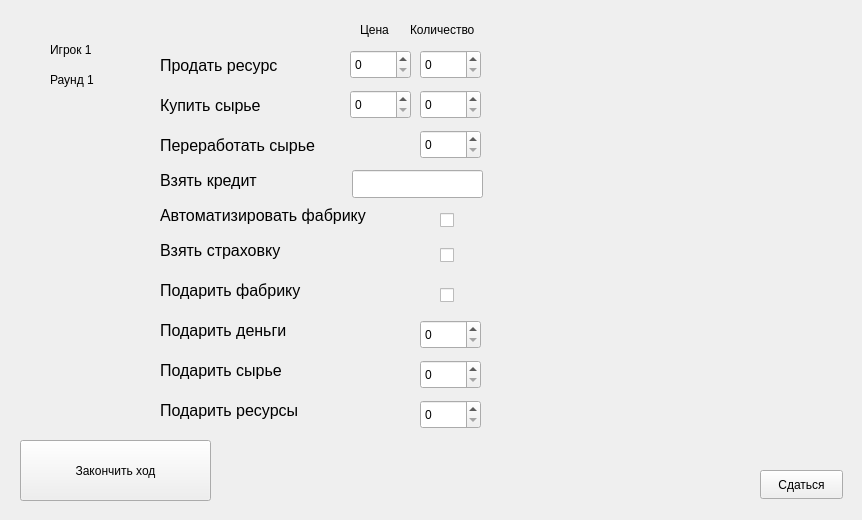
<?xml version="1.0" encoding="UTF-8"?>
<ui version="4.0">
 <class>GameWindow</class>
 <widget class="QWidget" name="GameWindow">
  <property name="geometry">
   <rect>
    <x>0</x>
    <y>0</y>
    <width>862</width>
    <height>520</height>
   </rect>
  </property>
  <property name="windowTitle">
   <string>Form</string>
  </property>
  <widget class="QPushButton" name="nextTurnButton">
   <property name="geometry">
    <rect>
     <x>20</x>
     <y>440</y>
     <width>191</width>
     <height>61</height>
    </rect>
   </property>
   <property name="text">
    <string>Закончить ход</string>
   </property>
  </widget>
  <widget class="QPushButton" name="giveUpButton">
   <property name="geometry">
    <rect>
     <x>760</x>
     <y>470</y>
     <width>83</width>
     <height>29</height>
    </rect>
   </property>
   <property name="text">
    <string>Сдаться</string>
   </property>
  </widget>
  <widget class="QLabel" name="gamerNumber">
   <property name="geometry">
    <rect>
     <x>50</x>
     <y>40</y>
     <width>63</width>
     <height>20</height>
    </rect>
   </property>
   <property name="text">
    <string>Игрок 1</string>
   </property>
  </widget>
  <widget class="QLabel" name="roundNumber">
   <property name="geometry">
    <rect>
     <x>50</x>
     <y>70</y>
     <width>63</width>
     <height>20</height>
    </rect>
   </property>
   <property name="text">
    <string>Раунд 1</string>
   </property>
  </widget>
  <widget class="QLabel" name="playerStates">
   <property name="geometry">
    <rect>
     <x>540</x>
     <y>50</y>
     <width>271</width>
     <height>191</height>
    </rect>
   </property>
   <property name="font">
    <font>
     <pointsize>12</pointsize>
    </font>
   </property>
   <property name="text">
    <string/>
   </property>
  </widget>
  <widget class="QLabel" name="bankStates">
   <property name="geometry">
    <rect>
     <x>540</x>
     <y>260</y>
     <width>271</width>
     <height>131</height>
    </rect>
   </property>
   <property name="font">
    <font>
     <pointsize>12</pointsize>
    </font>
   </property>
   <property name="text">
    <string/>
   </property>
  </widget>
  <widget class="QLabel" name="label">
   <property name="geometry">
    <rect>
     <x>160</x>
     <y>90</y>
     <width>131</width>
     <height>31</height>
    </rect>
   </property>
   <property name="font">
    <font>
     <pointsize>12</pointsize>
    </font>
   </property>
   <property name="text">
    <string>Купить сырье</string>
   </property>
  </widget>
  <widget class="QSpinBox" name="buyMaterialsAmountChoice">
   <property name="geometry">
    <rect>
     <x>420</x>
     <y>90</y>
     <width>61</width>
     <height>29</height>
    </rect>
   </property>
  </widget>
  <widget class="QLabel" name="label_2">
   <property name="geometry">
    <rect>
     <x>160</x>
     <y>50</y>
     <width>151</width>
     <height>31</height>
    </rect>
   </property>
   <property name="font">
    <font>
     <pointsize>12</pointsize>
    </font>
   </property>
   <property name="text">
    <string>Продать ресурс</string>
   </property>
  </widget>
  <widget class="QSpinBox" name="sellResourcesAmountChoice">
   <property name="geometry">
    <rect>
     <x>420</x>
     <y>50</y>
     <width>61</width>
     <height>29</height>
    </rect>
   </property>
  </widget>
  <widget class="QCheckBox" name="automatizeFactoryChoice">
   <property name="geometry">
    <rect>
     <x>440</x>
     <y>200</y>
     <width>21</width>
     <height>41</height>
    </rect>
   </property>
   <property name="font">
    <font>
     <pointsize>12</pointsize>
    </font>
   </property>
   <property name="text">
    <string/>
   </property>
   <property name="tristate">
    <bool>false</bool>
   </property>
  </widget>
  <widget class="QLabel" name="label_3">
   <property name="geometry">
    <rect>
     <x>160</x>
     <y>200</y>
     <width>271</width>
     <height>31</height>
    </rect>
   </property>
   <property name="font">
    <font>
     <pointsize>12</pointsize>
    </font>
   </property>
   <property name="text">
    <string>Автоматизировать фабрику</string>
   </property>
  </widget>
  <widget class="QLabel" name="giveFactoryLabel">
   <property name="geometry">
    <rect>
     <x>160</x>
     <y>270</y>
     <width>241</width>
     <height>41</height>
    </rect>
   </property>
   <property name="font">
    <font>
     <pointsize>12</pointsize>
    </font>
   </property>
   <property name="text">
    <string>Подарить фабрику</string>
   </property>
  </widget>
  <widget class="QLabel" name="giveMoneyLabel">
   <property name="geometry">
    <rect>
     <x>160</x>
     <y>310</y>
     <width>171</width>
     <height>41</height>
    </rect>
   </property>
   <property name="font">
    <font>
     <pointsize>12</pointsize>
    </font>
   </property>
   <property name="text">
    <string>Подарить деньги</string>
   </property>
  </widget>
  <widget class="QLabel" name="giveMaterialsLabel">
   <property name="geometry">
    <rect>
     <x>160</x>
     <y>350</y>
     <width>211</width>
     <height>41</height>
    </rect>
   </property>
   <property name="font">
    <font>
     <pointsize>12</pointsize>
    </font>
   </property>
   <property name="text">
    <string>Подарить сырье</string>
   </property>
  </widget>
  <widget class="QLabel" name="giveResourcesLabel">
   <property name="geometry">
    <rect>
     <x>160</x>
     <y>390</y>
     <width>231</width>
     <height>41</height>
    </rect>
   </property>
   <property name="font">
    <font>
     <pointsize>12</pointsize>
    </font>
   </property>
   <property name="text">
    <string>Подарить ресурсы</string>
   </property>
  </widget>
  <widget class="QCheckBox" name="giveFactoryChoice">
   <property name="geometry">
    <rect>
     <x>440</x>
     <y>280</y>
     <width>31</width>
     <height>31</height>
    </rect>
   </property>
   <property name="text">
    <string/>
   </property>
  </widget>
  <widget class="QSpinBox" name="giveMoneyChoice">
   <property name="geometry">
    <rect>
     <x>420</x>
     <y>320</y>
     <width>61</width>
     <height>29</height>
    </rect>
   </property>
  </widget>
  <widget class="QSpinBox" name="giveMaterialsChoice">
   <property name="geometry">
    <rect>
     <x>420</x>
     <y>360</y>
     <width>61</width>
     <height>29</height>
    </rect>
   </property>
  </widget>
  <widget class="QSpinBox" name="giveResourcesChoice">
   <property name="geometry">
    <rect>
     <x>420</x>
     <y>400</y>
     <width>61</width>
     <height>29</height>
    </rect>
   </property>
  </widget>
  <widget class="QSpinBox" name="sellResourcesPriceChoice">
   <property name="geometry">
    <rect>
     <x>350</x>
     <y>50</y>
     <width>61</width>
     <height>29</height>
    </rect>
   </property>
  </widget>
  <widget class="QSpinBox" name="buyMaterialsPriceChoice">
   <property name="geometry">
    <rect>
     <x>350</x>
     <y>90</y>
     <width>61</width>
     <height>29</height>
    </rect>
   </property>
  </widget>
  <widget class="QLabel" name="label_4">
   <property name="geometry">
    <rect>
     <x>360</x>
     <y>20</y>
     <width>41</width>
     <height>20</height>
    </rect>
   </property>
   <property name="text">
    <string>Цена</string>
   </property>
  </widget>
  <widget class="QLabel" name="label_5">
   <property name="geometry">
    <rect>
     <x>410</x>
     <y>20</y>
     <width>81</width>
     <height>20</height>
    </rect>
   </property>
   <property name="text">
    <string>Количество</string>
   </property>
  </widget>
  <widget class="QLabel" name="label_6">
   <property name="geometry">
    <rect>
     <x>160</x>
     <y>160</y>
     <width>251</width>
     <height>41</height>
    </rect>
   </property>
   <property name="font">
    <font>
     <pointsize>12</pointsize>
    </font>
   </property>
   <property name="text">
    <string>Взять кредит</string>
   </property>
  </widget>
  <widget class="QCheckBox" name="takeInsuranceChoice">
   <property name="geometry">
    <rect>
     <x>440</x>
     <y>240</y>
     <width>31</width>
     <height>31</height>
    </rect>
   </property>
   <property name="text">
    <string/>
   </property>
  </widget>
  <widget class="QLabel" name="label_7">
   <property name="geometry">
    <rect>
     <x>160</x>
     <y>230</y>
     <width>241</width>
     <height>41</height>
    </rect>
   </property>
   <property name="font">
    <font>
     <pointsize>12</pointsize>
    </font>
   </property>
   <property name="text">
    <string>Взять страховку</string>
   </property>
  </widget>
  <widget class="QLabel" name="label_8">
   <property name="geometry">
    <rect>
     <x>160</x>
     <y>130</y>
     <width>211</width>
     <height>31</height>
    </rect>
   </property>
   <property name="font">
    <font>
     <pointsize>12</pointsize>
    </font>
   </property>
   <property name="text">
    <string>Переработать сырье</string>
   </property>
  </widget>
  <widget class="QSpinBox" name="redactMaterialsChoice">
   <property name="geometry">
    <rect>
     <x>420</x>
     <y>130</y>
     <width>61</width>
     <height>29</height>
    </rect>
   </property>
  </widget>
  <widget class="QLineEdit" name="lineEdit">
   <property name="geometry">
    <rect>
     <x>352</x>
     <y>170</y>
     <width>131</width>
     <height>28</height>
    </rect>
   </property>
  </widget>
 </widget>
 <resources/>
 <connections/>
</ui>
